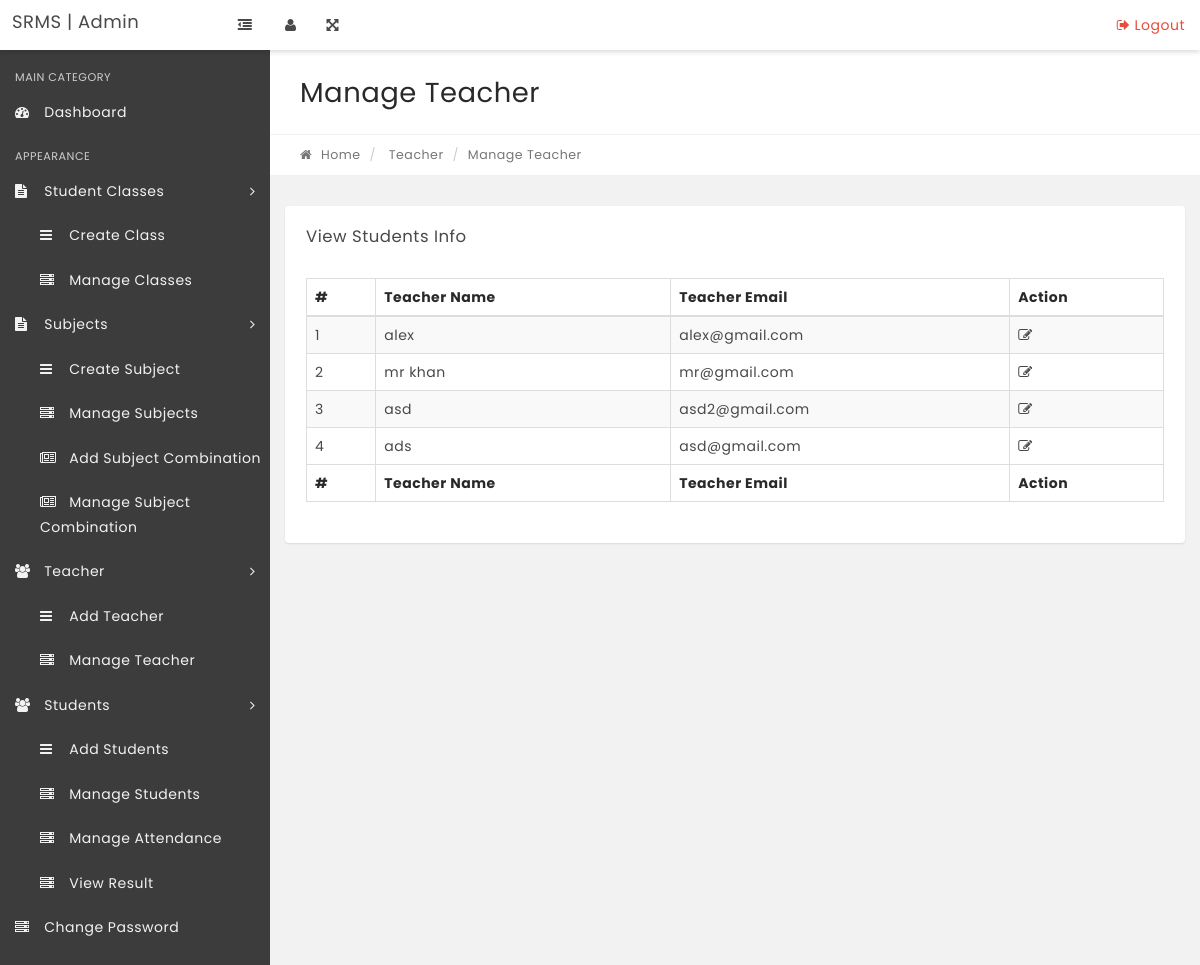
The page /manageteacher.php on the database its author committed.
### tables this page shows
CREATE TABLE `teacher_add` (
  `teacher_id` int(20) NOT NULL,
  `teacher_name` varchar(250) NOT NULL,
  `teacher_email` varchar(250) NOT NULL,
  `Gender` varchar(250) NOT NULL,
  `teacher_password` varchar(250) NOT NULL
);

### manageteacher.php (the view, shortened to what this page needs)
<?php
include('includes/config.php');
if(strlen($_SESSION['alogin'])=="")
    {
    header("Location: index.php");
    }
    else{
?>
<!DOCTYPE html>
<html lang="en">
    <head>
        <link rel="stylesheet" href="css/bootstrap.min.css" media="screen" >
        <link rel="stylesheet" href="css/font-awesome.min.css" media="screen" >
        <link rel="stylesheet" href="css/animate-css/animate.min.css" media="screen" >
        <link rel="stylesheet" href="css/lobipanel/lobipanel.min.css" media="screen" >
        <link rel="stylesheet" href="css/prism/prism.css" media="screen" >
        <link rel="stylesheet" type="text/css" href="js/DataTables/datatables.min.css"/>
        <link rel="stylesheet" href="css/main.css" media="screen" >
    </head>
    <body class="top-navbar-fixed">
        <div class="main-wrapper">
   <?php include('includes/topbar.php');?>
            <div class="content-wrapper">
                <div class="content-container">
<?php include('includes/leftbar.php');?>
                    <div class="main-page">
                        <div class="container-fluid">
                            <div class="row page-title-div">
                                <div class="col-md-6">
                                    <h2 class="title">Manage Teacher</h2>
                                </div>
                            </div>
                            <div class="row breadcrumb-div">
                                <div class="col-md-6">
                                    <ul class="breadcrumb">
            							<li><a href="dashboard.php"><i class="fa fa-home"></i> Home</a></li>
                                        <li> Teacher</li>
            							<li class="active">Manage Teacher</li>
            						</ul>
                                </div>
                            </div>
                        </div>
                        <section class="section">
                            <div class="container-fluid">
                                <div class="row">
                                    <div class="col-md-12">
                                        <div class="panel">
                                            <div class="panel-heading">
                                                <div class="panel-title">
                                                    <h5>View Students Info</h5>
                                                </div>
                                            </div>
                                            <div class="panel-body p-20">
                                                <table id="example" class="display table table-striped table-bordered" cellspacing="0" width="100%">
                                                    <thead>
                                                        <tr>
                                                            <th>#</th>
                                                            <th>Teacher Name</th>
                                                            <th>Teacher Email</th>
                                                            <th>Action</th>
                                                        </tr>
                                                    </thead>
                                                    <tfoot>
                                                        <tr>
                                                          <th>#</th>
                                                            <th>Teacher Name</th>
                                                            <th>Teacher Email</th>
                                                            <th>Action</th>
                                                        </tr>
                                                    </tfoot>
                                                    <tbody>
<?php
$sql="SELECT * FROM teacher_add  ORDER BY teacher_id DESC";
$query = $dbh->prepare($sql);
$query->execute();
$results=$query->fetchAll(PDO::FETCH_OBJ);
$cnt=1;
if($query->rowCount() > 0)
{
foreach($results as $result)
{   ?>
<tr>
 <td><?php echo htmlentities($cnt);?></td>
                                                            <td><?php echo htmlentities($result->teacher_name);?></td>
                                                            <td><?php echo htmlentities($result->teacher_email);?></td>
<td>
<a href="edit-teacher.php?stid=<?php echo htmlentities($result->teacher_id);?>"><i class="fa fa-edit" title="Edit Record"></i> </a>
</td>
</tr>
<?php $cnt=$cnt+1;}} ?>
                                                    </tbody>
                                                </table>
                                            </div>
                                        </div>
                                    </div>
                                                </div>
                                            </div>
                                        </div>
                                    </div>
                                </div>
                            </div>
    </body>
</html>
<?php } ?>

### rows shown on the page
teacher_add: teacher_name "alex", teacher_email "alex@gmail.com"
teacher_add: teacher_name "mr khan", teacher_email "mr@gmail.com"
teacher_add: teacher_name "asd", teacher_email "asd2@gmail.com"
teacher_add: teacher_name "ads", teacher_email "asd@gmail.com"
